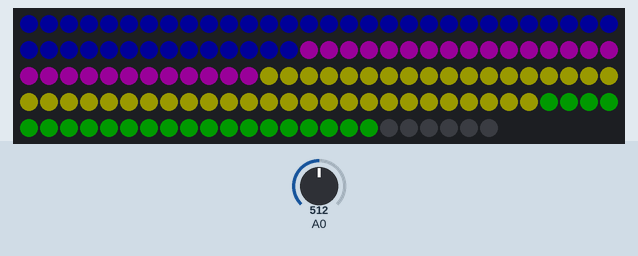
The sketch below on a simulated ATtiny85, built with avr-gcc and run on an emulated ATtiny85. Parts: 144 RGB LEDs in strip order, left to right, continuing on the next row. Inputs (shaded band) come from the test bench; at power-on: A0 = 512. Dim RGB values are drawn brighter than linear.

Above: at 1.2 s.
1.3 s: A0 set to 716
2.8 s: A0 set to 306
At 3.2 s:
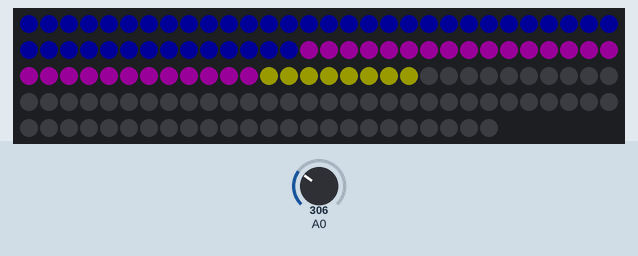
4.3 s: A0 set to 122
At 4.7 s:
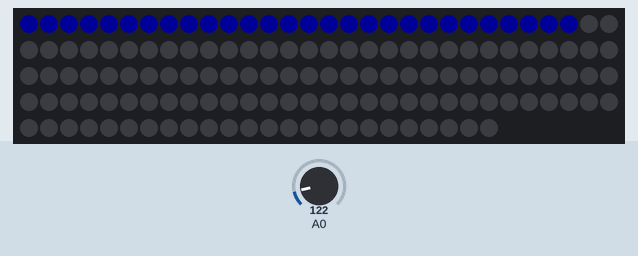
5.8 s: A0 set to 20
At 6.1 s:
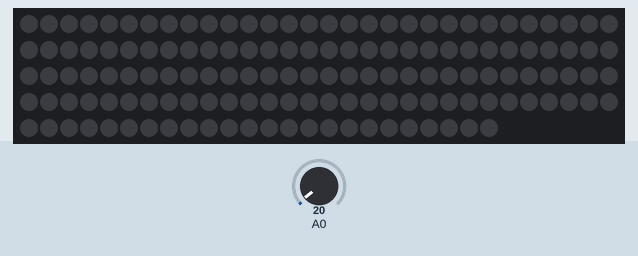
7.3 s: A0 set to 0
At 8.5 s:
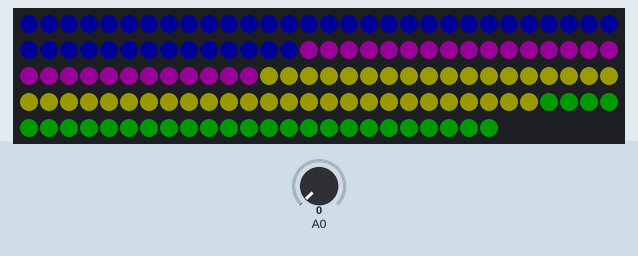
8.8 s: A0 set to 511
Timing chart, 0 to 11.3 s (numbered marks = the images above; inputs shaded):
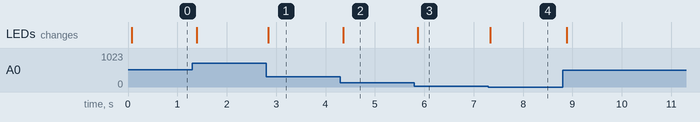

Measured:
- after the input at 2.8 s, the LEDs: change at once (image 1)
- after the input at 4.3 s, the LEDs: change after 0.06 s (image 2)
- after the input at 5.8 s, the LEDs: change after 0.06 s (image 3)
- after the input at 7.3 s, the LEDs: change at once (image 4)

The sketch:

MicLevels.ino
```cpp
/*
 *  MicLevels.ino
 *
 *  Created by Iain Moncrief
 *  Wednesday, March 20, 2019
 *
 */

#include <Adafruit_DotStar.h>
#include <SPI.h>

// Compile time definitions
#define NUMPIXELS 144 // Pixel count for extended LED strip
#define DATAPIN 6	 // Green wire
#define CLOCKPIN 5	// Blue wire
#define MICPIN 0
#define COMPENSATE 20

#define BRIGHTNESS 25
#define SQUELCH 200

#define LOWESTLEDS 0 // Lowest on the strip the LED's can be

Adafruit_DotStar strip = Adafruit_DotStar(NUMPIXELS, DATAPIN, CLOCKPIN, DOTSTAR_BRG);

int micValue = 0;
int volumePercentage = 0;

const int sampleWindow = 50; // Sample window width in mS (50 mS = 20Hz)
unsigned int sample = 0;
unsigned int lastSample = 0;
unsigned int buffer = 0;

void setup()
{

#if defined(__AVR_ATtiny85__) && (F_CPU == 16000000L)
	clock_prescale_set(clock_div_1); // Enable 16 MHz on Trinket
#endif

	strip.begin();

	if (BRIGHTNESS > 0)
	{
		strip.setBrightness(BRIGHTNESS);
	}

	strip.show(); // Clears the strip
}

void loop()
{

	unsigned long startMillis = millis(); // Start of sample window
	unsigned int peakToPeak = 0; // peak-to-peak level

	unsigned int signalMax = 0;
	unsigned int signalMin = 1024;

	// collect data for 50 mS
	//while (millis() - startMillis < sampleWindow)
	//{
		sample = analogRead(MICPIN);
		//if (sample < 1024) // toss out spurious readings
		//{
			// if (sample > signalMax)
			// {
			// 	signalMax = sample; // save just the max levels
			// }
			// else if (sample < signalMin)
			// {
			// 	signalMin = sample; // save just the min levels
			// }
			//peakToPeak = sample;
				if (sample < lastSample) {
					buffer--;
				}
				if (sample > lastSample) {
					buffer++;
				}
				 else {
					buffer = sample;
				}
				lastSample = sample;
		//} else {
			//peakToPeak = 1024;
		//}
	//}

	// Gets amplitude change
	//peakToPeak = signalMax - signalMin; // max - min = peak-peak amplitude

	//micValue = map(peakToPeak, 0, 512, 0, NUMPIXELS); // Maps the value to the pixel length
	micValue = map(buffer - COMPENSATE, 0, 512, 0, NUMPIXELS); // Maps the value to the pixel length

	//micValue = map(analogRead(MICPIN), 0, 513, 0, NUMPIXELS);

	for (int i = 0; i < NUMPIXELS; i++)
	{
		volumePercentage = map(i, 0, NUMPIXELS, 0, 100);
		if (i < micValue)
		{
			if (volumePercentage >= 80)
			{
				strip.setPixelColor(i, 0, 255, 0);
			}
			else if (volumePercentage >= 50)
			{
				strip.setPixelColor(i, 255, 255, 0);
			}
			else if (volumePercentage >= 30)
			{
				strip.setPixelColor(i, 255, 0, 255);
			}
			else
			{
				strip.setPixelColor(i, 0, 0, 255);
			}
		}
		else
		{
			strip.setPixelColor(i, 0, 0, 0);
		}
	}

	strip.show();
	//delay(10);
}
```
